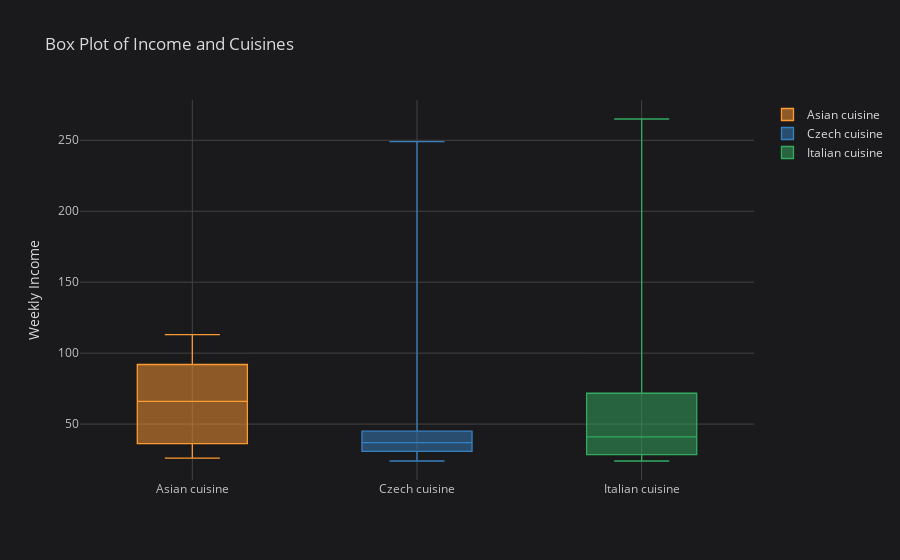

Here is the notebook cell this chart was saved with:
### Code cell
df2 = demography.pivot(columns="Favourite category", values="Weekly income")
df2.iplot(
    kind="box",
    yTitle="Weekly Income",
    title="Box Plot of Income and Cuisines",
)

### Figure 1 — Plotly figure (JSON) as saved in the notebook; plotly's stock layout.template omitted (floating-point values rounded to 4 significant figures)
{"data": [{"boxpoints": false, "line": {"width": 1.3}, "marker": {"color": "rgba(255, 153, 51, 1.0)"}, "name": "Asian cuisine", "orientation": "v", "y": [null, 87.0, 82.0, 26.0, null, null, null, 37.0, 95.0, null, null, 113.0, null, 65.0, null, null, null, null, null, null, null, null, null, null, null, 41.0, null, null, null, null, null, null, null, null, 65.0, null, null, null, 34.0, 66.0, null, 106.0, 105.0, null, null, null, null, null, 43.0, null, 104.0, 85.0, null, null, null, 33.0, null, null, null, 108.0, 36.0, null, null, 38.0, 66.0, null, null, null, null, 34.0, 93.0, null, 89.0, null, 44.0, null, null, null, null, null, 36.0, null, 105.0, null, null, null, null, null, null, null, 81.0, null, null, null, 79.0, null, null, 33.0, 26.0], "type": "box"}, {"boxpoints": false, "line": {"width": 1.3}, "marker": {"color": "rgba(55, 128, 191, 1.0)"}, "name": "Czech cuisine", "orientation": "v", "y": [null, null, null, null, 29.0, 42.0, null, null, null, 26.0, 36.0, null, 43.0, null, 29.0, 115.0, null, 28.0, 30.0, null, 37.0, 26.0, 24.0, 31.0, null, null, 90.0, 25.0, 249.0, 81.0, null, null, 37.0, 45.0, null, null, 97.0, null, null, null, null, null, null, 35.0, 44.0, null, 45.0, 95.0, null, 43.0, null, null, 35.0, 98.0, null, null, null, null, 35.0, null, null, null, 34.0, null, null, 107.0, null, 43.0, 28.0, null, null, 41.0, null, null, null, null, 37.0, 32.0, 94.0, 28.0, null, null, null, 44.0, null, 35.0, null, 44.0, 44.0, null, null, 31.0, 45.0, 24.0, null, 87.0, null, null, null], "type": "box"}, {"boxpoints": false, "line": {"width": 1.3}, "marker": {"color": "rgba(50, 171, 96, 1.0)"}, "name": "Italian cuisine", "orientation": "v", "y": [28.0, null, null, null, null, null, 35.0, null, null, null, null, null, null, null, null, null, 26.0, null, null, 72.0, null, null, null, null, 44.0, null, null, null, null, null, 71.0, 30.0, null, null, null, 24.0, null, 28.0, null, null, 36.0, null, null, null, null, 104.0, null, null, null, null, null, null, null, null, 36.0, null, 101.0, 35.0, null, null, null, 265.0, null, null, null, null, 45.0, null, null, null, null, null, null, 26.0, null, 25.0, null, null, null, null, null, 41.0, null, null, 43.0, null, 45.0, null, null, 112.0, null, null, null, null, null, null, 105.0, null, null], "type": "box"}], "layout": {"legend": {"bgcolor": "#1A1A1C", "font": {"color": "#D9D9D9"}}, "paper_bgcolor": "#1A1A1C", "plot_bgcolor": "#1A1A1C", "title": {"font": {"color": "#D9D9D9"}, "text": "Box Plot of Income and Cuisines"}, "xaxis": {"gridcolor": "#434343", "showgrid": true, "tickfont": {"color": "#C2C2C2"}, "title": {"font": {"color": "#D9D9D9"}, "text": ""}, "zerolinecolor": "#666570"}, "yaxis": {"gridcolor": "#434343", "showgrid": true, "tickfont": {"color": "#C2C2C2"}, "title": {"font": {"color": "#D9D9D9"}, "text": "Weekly Income"}, "zerolinecolor": "#666570"}}}
